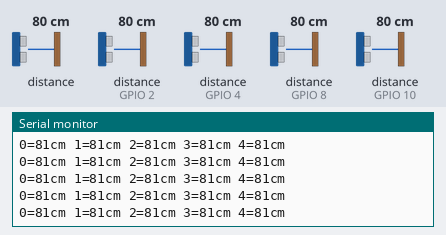
Recording of a sketch running on a simulated ESP32. Shown: the last lines printed to the serial monitor. The inputs (shaded band) are chosen by the test bench; at power-on: distance to the obstacle 80 cm, distance to the obstacle (sensors on GPIO 2, GPIO 4, GPIO 8, GPIO 10) 80 cm. The echo pulse lasts 58.3 µs per cm.

Above: at 1.2 s.
1.3 s: distance to the obstacle (sensor 0) set to 2 cm
At 1.7 s:
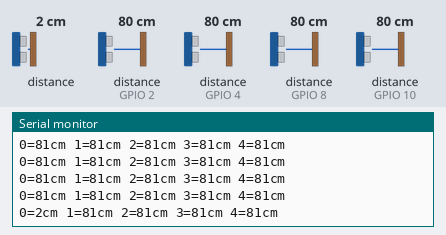
2.8 s: distance to the obstacle (sensor on GPIO 2) set to 2 cm
At 2.85 s:
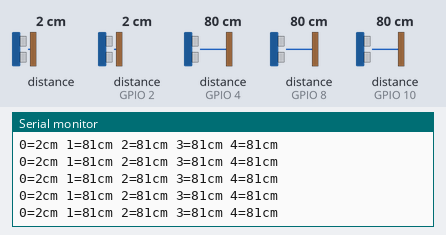
4.3 s: distance to the obstacle (sensor on GPIO 4) set to 2 cm
At 4.34 s:
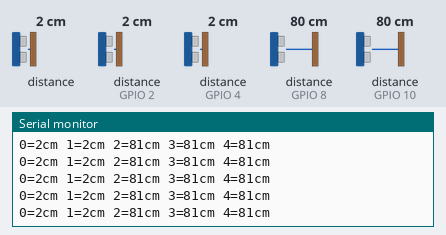
5.8 s: distance to the obstacle (sensor on GPIO 8) set to 2 cm
At 5.82 s:
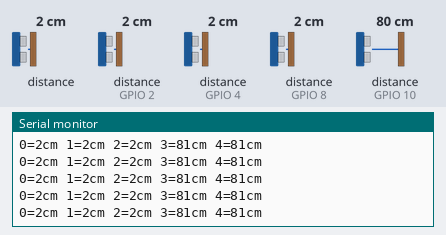
7.3 s: distance to the obstacle (sensor on GPIO 10) set to 2 cm
At 7.31 s:
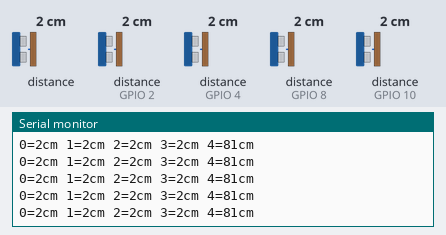
8.8 s: distance to the obstacle (sensor 0) set to 4 cm
At 8.96 s:
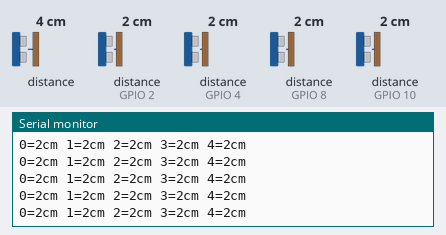
Timing chart, 0 to 11.3 s (numbered marks = the images above; inputs shaded):
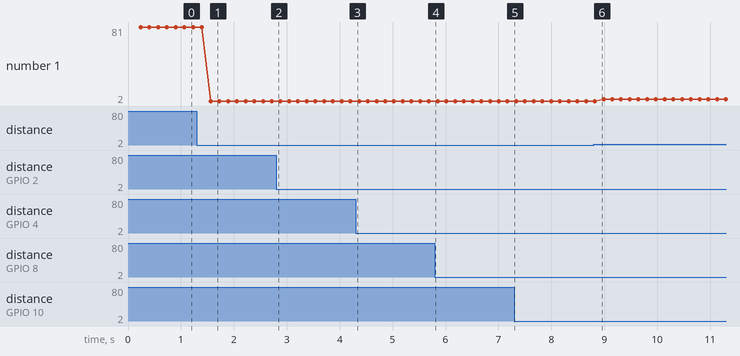

Measured:
- after the input at 1.3 s, the serial monitor: prints a new line after 0.26 s (image 1)

The sketch:

15_rangefinders_at_once.ino
```cpp
// ---------------------------------------------------------------------------
// This example code was used to successfully communicate with 15 ultrasonic sensors. You can adjust
// the number of sensors in your project by changing SONAR_NUM and the number of NewPing objects in the
// "sonar" array. You also need to change the pins for each sensor for the NewPing objects. Each sensor
// is pinged at 33ms intervals. So, one cycle of all sensors takes 495ms (33 * 15 = 495ms). The results
// are sent to the "oneSensorCycle" function which currently just displays the distance data. Your project
// would normally process the sensor results in this function (for example, decide if a robot needs to
// turn and call the turn function). Keep in mind this example is event-driven. Your complete sketch needs
// to be written so there's no "delay" commands and the loop() cycles at faster than a 33ms rate. If other
// processes take longer than 33ms, you'll need to increase PING_INTERVAL so it doesn't get behind.
// ---------------------------------------------------------------------------
#include <NewPing.h>

#define SONAR_NUM     5 // Number or sensors.
#define MAX_DISTANCE 200 // Maximum distance (in cm) to ping.
#define PING_INTERVAL 33 // Milliseconds between sensor pings (29ms is about the min to avoid cross-sensor echo).

unsigned long pingTimer[SONAR_NUM]; // Holds the times when the next ping should happen for each sensor.
unsigned int cm[SONAR_NUM];         // Where the ping distances are stored.
uint8_t currentSensor = 0;          // Keeps track of which sensor is active.

NewPing sonar[SONAR_NUM] = {     // Sensor object array.
  NewPing(1, 0, MAX_DISTANCE), // Each sensor's trigger pin, echo pin, and max distance to ping.
  NewPing(3, 2, MAX_DISTANCE),
  NewPing(5, 4, MAX_DISTANCE),
  NewPing(9, 8, MAX_DISTANCE),
  NewPing(11, 10, MAX_DISTANCE)
};

void setup() {
  Serial.begin(115200);
  pingTimer[0] = millis() + 75;           // First ping starts at 75ms, gives time for the Arduino to chill before starting.
  for (uint8_t i = 1; i < SONAR_NUM; i++) // Set the starting time for each sensor.
    pingTimer[i] = pingTimer[i - 1] + PING_INTERVAL;
}

void loop() {
  for (uint8_t i = 0; i < SONAR_NUM; i++) { // Loop through all the sensors.
    if (millis() >= pingTimer[i]) {         // Is it this sensor's time to ping?
      pingTimer[i] += PING_INTERVAL * SONAR_NUM;  // Set next time this sensor will be pinged.
      if (i == 0 && currentSensor == SONAR_NUM - 1) oneSensorCycle(); // Sensor ping cycle complete, do something with the results.
      sonar[currentSensor].timer_stop();          // Make sure previous timer is canceled before starting a new ping (insurance).
      currentSensor = i;                          // Sensor being accessed.
      cm[currentSensor] = 0;                      // Make distance zero in case there's no ping echo for this sensor.
      sonar[currentSensor].ping_timer(echoCheck); // Do the ping (processing continues, interrupt will call echoCheck to look for echo).
    }
  }
  // The rest of your code would go here.
}

void echoCheck() { // If ping received, set the sensor distance to array.
  if (sonar[currentSensor].check_timer())
    cm[currentSensor] = sonar[currentSensor].ping_result / US_ROUNDTRIP_CM;
}

void oneSensorCycle() { // Sensor ping cycle complete, do something with the results.
  for (uint8_t i = 0; i < SONAR_NUM; i++) {
    Serial.print(i);
    Serial.print("=");
    Serial.print(cm[i]);
    Serial.print("cm ");
  }
  Serial.println();
}
```
